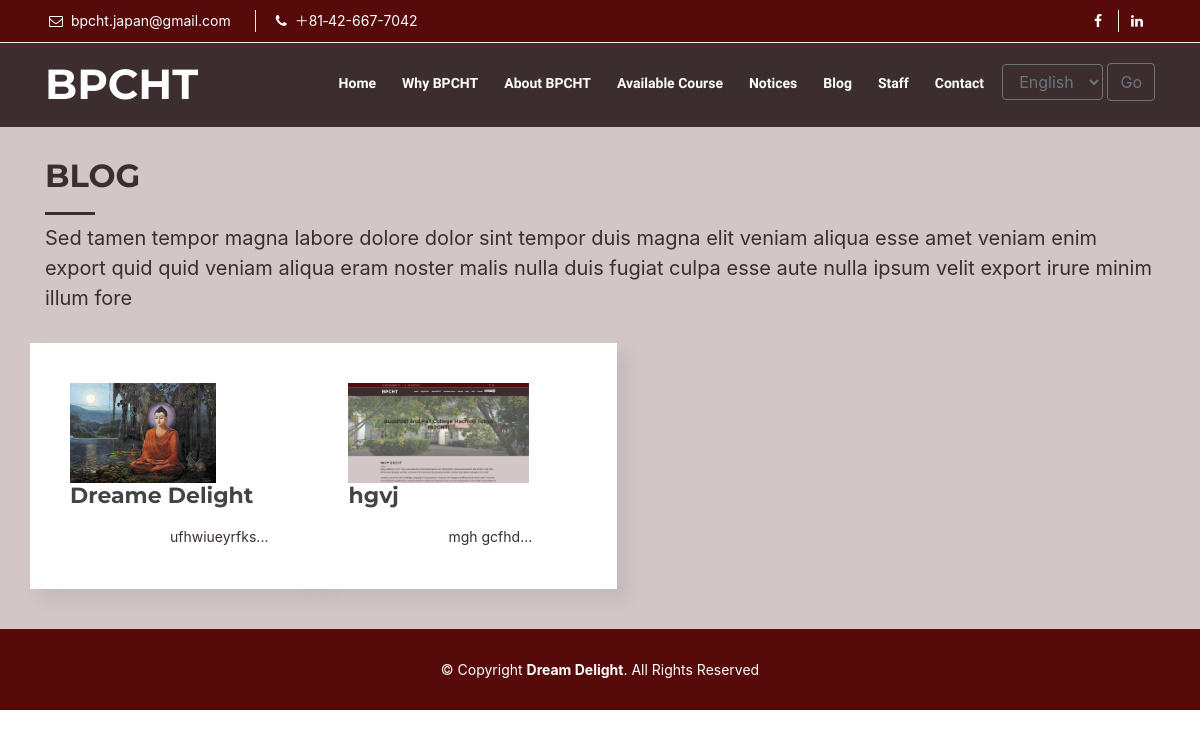
Screenshot of /blog/ with the database file from the repository.
### blog/models.py (models this page shows, shortened)
class Blog(models.Model):
    author = models.ForeignKey(User, on_delete=models.CASCADE)
    title = models.CharField(max_length=100)
    slug = models.SlugField(default='blog')
    body = models.TextField()
    thumb = models.ImageField(default='default.png', blank=True)
    def snippet(self):
        return self.body[:500] + '...'

### blog/views.py (the view)
# urls.py: path('', views.blog),
def blog(request):
    blogs = Blog.objects.all()
    return render(request, 'blog/index.html', { 'blogs': blogs })

### templates/blog/index.html (shortened to what this page needs)
{% extends 'base.html' %}
{% load static i18n %}
{% block content %}
<section id="services">
    <div class="container">
	<div class="section-header">
	    <h2>{% trans "Blog" %}</h2>
	    <p>{% trans "Sed tamen tempor magna labore dolore dolor sint tempor duis magna elit veniam aliqua esse amet veniam enim export quid quid veniam aliqua eram noster malis nulla duis fugiat culpa esse aute nulla ipsum velit export irure minim illum fore" %}</p>
	</div>
	<div class="row">
	    {% for blog in blogs %}
	    <div class="">
		<div class="box wow fadeInRight">
		    <div class="icon pr-5"><img class="blog_img" src="{{ blog.thumb.url }}"/></div>
		    <h4 class="title"><a href="{% url 'detail' slug=blog.slug %}">{{ blog.title }}</a></h4>
		    <p class="description">{{ blog.snippet }}</p>
		</div>
	    </div>
	    {% endfor %}
	</div>
    </div>
</section>
{% endblock %}

### static/style.css (style rules this page uses)
html, body { height: 100%; background: #D2C6C6; }
.blog_img { height: 100px; }
body { background: #D2C6C6; color: #444; font-family: "Open Sans", sans-serif; }
a { color: #50d8af; transition: 0.5s; }
p { font-size: 20px; padding: 0; margin: 0 0 30px 0; color: #3C2E2E; }
h1, h2, h3, h4, h5, h6 { font-family: "Montserrat", sans-serif; font-weight: 400; margin: 0 0 20px 0; padding: 0; }
.section-header { margin-bottom: 30px; }
.section-header h2 { font-size: 32px; color: #3C2E2E; text-transform: uppercase; font-weight: 700; position: relative; padding-bottom: 20px; }
.section-header h2::before { content: ''; position: absolute; display: block; width: 50px; height: 3px; background: #3C2E2E; bottom: 0; left: 0; }
.section-header p { padding: 0; margin: 0; }
#services { padding: 30px 0 0 0; background: #D2C6C6; }
#services .box { padding: 40px; margin-bottom: 40px; box-shadow: 10px 10px 15px rgba(73, 78, 92, 0.1); background: #fff; transition: 0.4s; }
#services .box .icon { float: left; }
#services .box h4 { margin-left: 0px; font-weight: 700; margin-bottom: 15px; font-size: 22px; color: #3C2E2E; }
#services .box h4 a { color: #444; }
#services .box p { font-size: 14px; margin-left: 100px; margin-bottom: 0; line-height: 24px; }

### rows the page displays
Blog: thumb (picture), title "Dreame Delight", snippet "ufhwiueyrfks..."
Blog: thumb (picture), title "hgvj", snippet "mgh gcfhd..."

### other values shown
form field language "English"
